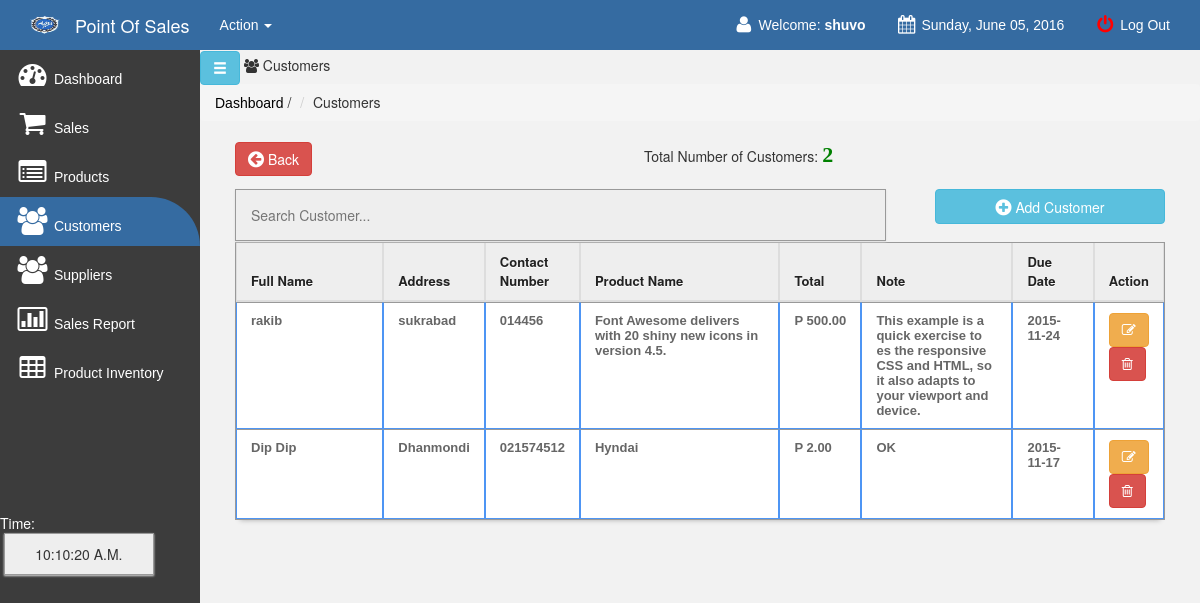
Screenshot of /main/customer.php (signed in) with the database file from the repository.
### tables this page shows
CREATE TABLE IF NOT EXISTS `customer` (
  `customer_id` int(11) NOT NULL AUTO_INCREMENT,
  `customer_name` varchar(100) NOT NULL,
  `address` varchar(100) NOT NULL,
  `contact` varchar(100) NOT NULL,
  `membership_number` varchar(100) NOT NULL,
  `prod_name` varchar(550) NOT NULL,
  `expected_date` varchar(500) NOT NULL,
  `note` varchar(500) NOT NULL,
  PRIMARY KEY (`customer_id`)
);

### main/customer.php (the view, shortened to what this page needs)
<!DOCTYPE html>
<html>
<head>
	<link href="css/bootstrap.min.css" rel="stylesheet">
    <link rel="stylesheet" type="text/css" href="css/DT_bootstrap.css">
	<link rel="stylesheet" href="css/font-awesome.min.css">
<link href="../style.css" media="screen" rel="stylesheet" type="text/css" />
<link href="css/simple-sidebar.css" rel="stylesheet">
<link href="src/facebox.css" media="screen" rel="stylesheet" type="text/css" />
</head>
<?php
function createRandomPassword() {
	$chars = "003232303232023232023456789";
	$i = 0;
	$pass = '' ;
	while ($i <= 7) {
		$num = rand() % 33;
		$tmp = substr($chars, $num, 1);
		$pass = $pass . $tmp;
		$i++;
	}
	return $pass;
}
$finalcode=''.createRandomPassword();
?>
<body>
<div id="wrapper">
<?php include('navfixed.php');?>
	    <div id="sidebar-wrapper" style="background-color: #3C3C3C !important;">
			<ul class="nav nav-list">
				<li><a href="index.php"><i class="icon-dashboard icon-2x"></i> Dashboard </a></li>
				<li><a href="sales.php?id=cash&invoice=<?php echo $finalcode ?>"><i class="icon-shopping-cart icon-2x"></i> Sales</a>  </li>
				<li><a href="products.php?id=cashh&invoice=<?php echo $finalcode ?>&page=<?php echo "1";?>"><i class="icon-list-alt icon-2x"></i> Products</a></li>
				<li class="active"><a href="customer.php"><i class="icon-group icon-2x"></i> Customers</a></li>
				<li><a href="supplier.php"><i class="icon-group icon-2x"></i> Suppliers</a></li>
				<li><a href="salesreport.php?d1=0&d2=0"><i class="icon-bar-chart icon-2x"></i> Sales Report</a></li>
				<li><a href="sales_inventory.php"><i class="icon-table icon-2x"></i> Product Inventory</a></li>
				<br><br><br><br><br><br>
				<li>
				<div class="hero-unit-clock">
					<form name="clock">
						<font color="white">Time: <br></font>&nbsp;<input style="width:150px;" type="submit" class="trans" name="face" value="">
					</form>
				</div>
				</li>
			</ul>
		</div>
		<a href="#menu-toggle" class="btn btn-info glyphicon glyphicon-menu-hamburger" id="menu-toggle"></a>
			<i class="icon-group"></i> Customers
			<ul class="breadcrumb">
			<li><a href="index.php">Dashboard</a></li> /
			<li class="">Customers&nbsp;&nbsp;</li>
			</ul>
<div id="page-content-wrapper">
	<div class="container-fluid">
	<div class="row">
		<div class="col-lg-12">
<div style="margin-top: -19px; margin-bottom: 21px;">
<a  href="index.php"><button class="btn btn-danger btn-large" style="float: left;"><i class="icon icon-circle-arrow-left icon-large"></i> Back</button></a>
<?php
			include('../connect.php');
				$result = $db->prepare("SELECT * FROM customer ORDER BY customer_id DESC");
				$result->execute();
				$rowcount = $result->rowcount();
			?>
			<div style="text-align:center;">
			Total Number of Customers: <font color="green" style="font:bold 22px 'Aleo';"><?php echo $rowcount;?></font>
			</div>
</div>
<input type="text" name="filter" style="padding:15px;" id="filter" placeholder="Search Customer..." autocomplete="off" />
<a rel="facebox" href="addcustomer.php"><Button type="submit" class="btn btn-info" style="float:right; width:230px; height:35px;" /><i class="icon-plus-sign icon-large"></i> Add Customer</button></a><br><br>
<table class="table table-bordered" id="resultTable" data-responsive="table" style="text-align: left;">
	<thead>
		<tr>
			<th width="17%"> Full Name </th>
			<th width="10%"> Address </th>
			<th width="10%"> Contact Number</th>
			<th width="23%"> Product Name</th>
			<th width="9%"> Total </th>
			<th width="17%"> Note </th>
			<th width="9%"> Due Date </th>
			<th width="14%"> Action </th>
		</tr>
	</thead>
	<tbody>
			<?php
				include('../connect.php');
				$result = $db->prepare("SELECT * FROM customer ORDER BY customer_id DESC");
				$result->execute();
				for($i=0; $row = $result->fetch(); $i++){
			?>
			<tr class="record">
			<td><?php echo $row['customer_name']; ?></td>
			<td><?php echo $row['address']; ?></td>
			<td><?php echo $row['contact']; ?></td>
			<td><?php echo $row['prod_name']; ?></td>
			<td>P <?php echo $row['membership_number']; ?>.00</td>
			<td><?php echo $row['note']; ?></td>
			<td><?php echo $row['expected_date']; ?></td>
			<td><a  title="Click To Edit Customer" rel="facebox" href="editcustomer.php?id=<?php echo $row['customer_id']; ?>"><button class="btn btn-warning btn-mini"><i class="icon-edit"></i></button></a>
			<a href="#" id="<?php echo $row['customer_id']; ?>" class="delbutton" title="Click To Delete"><button class="btn btn-danger btn-mini"><i class="icon-trash"></i></button></a></td>
			</tr>
			<?php
				}
			?>
	</tbody>
</table>
</div>
</div>
</div>
</div>
</div>
</body>
<?php include('footer.php');?>
</html>

### style.css (style rules this page uses)
td a { color:darkblue; }
body { padding-top: 50px; padding-bottom: 40px; background-color: #F2F2F2 }
ul li a { color: #fff; font-family: 'Source Sans Pro', sans-serif; font-weight: normal; margin: 0; }
input { border: 1px solid #999; background: #EEEEEE; padding: 10px; box-shadow:0 1px 2px #ddd; -moz-box-shadow:0 1px 2px #ddd; -webkit-box-shadow:0 1px 2px #ddd; }
#filter { width: 70%; float:left; }
.breadcrumb li a { color: black; }
#resultTable { border-collapse: separate; background-color: #FFFFFF; border-spacing: 0; max-width: 100%; }
#resultTable { color: #666666; text-shadow: 0 1px 0 #FFFFFF; width: 100%; border: 1px solid #999999; box-shadow: 0 5px 5px -5px rgba(0, 0, 0, 0.3); margin-top: 13px; }
#resultTable thead tr th { background: none repeat scroll 0 0 #EEEEEE; color: #222222; padding: 10px 14px; text-align: left; border-top: 0 none; font-size: 13px; }
#resultTable tbody tr td { font: bold 13px 'Arial'; text-align: left; padding: 10px 14px; border-top: 1px solid #999999; }
#resultTable td { padding:7px; border:#4e95f4 1px solid; }
#resultTable tr { background: #fff; }

### main/css/simple-sidebar.css (style rules this page uses)
#wrapper { padding-left: 0; -webkit-transition: all 0.5s ease; -moz-transition: all 0.5s ease; -o-transition: all 0.5s ease; transition: all 0.5s ease; }
#sidebar-wrapper { z-index: 1000; position: fixed; left: 200px; width: 0; height: 100%; margin-left: -200px; overflow-y: auto; background: #F8F8F8; -webkit-transition: all 0.5s ease; -moz-transition: all 0.5s ease; -o-transition: all 0.5s ease; transition: all 0.5s ease; }
#page-content-wrapper { width: 100%; position: absolute; padding: 15px; }
@media (min-width:768px) { #wrapper { padding-left: 200px; } }
@media (min-width:768px) { #sidebar-wrapper { width: 200px; } }
@media (min-width:768px) { #page-content-wrapper { padding: 20px; position: relative; } }

### main/customer.php (style rules this page uses)
.active { background-color: #356BA1; border-radius: 0px 50px 0px 0px; }

### rows the page displays
customer: customer_name "rakib", address "sukrabad", contact "014456", prod_name "Font Awesome delivers with 20 shiny new icons in version 4.5.", membership_number "500", note "This example is a quick exercise to es the responsive CSS and HTML, so it also adapts to your viewport and device.", expected_date "2015-11-24"
customer: customer_name "Dip Dip", address "Dhanmondi", contact "021574512", prod_name "Hyndai", membership_number "2", note "OK", expected_date "2015-11-17"

### other values shown
$_SESSION['SESS_LOGIN_NAME'] "shuvo"
$new "Sunday, June 05, 2016"
$rowcount "2"
